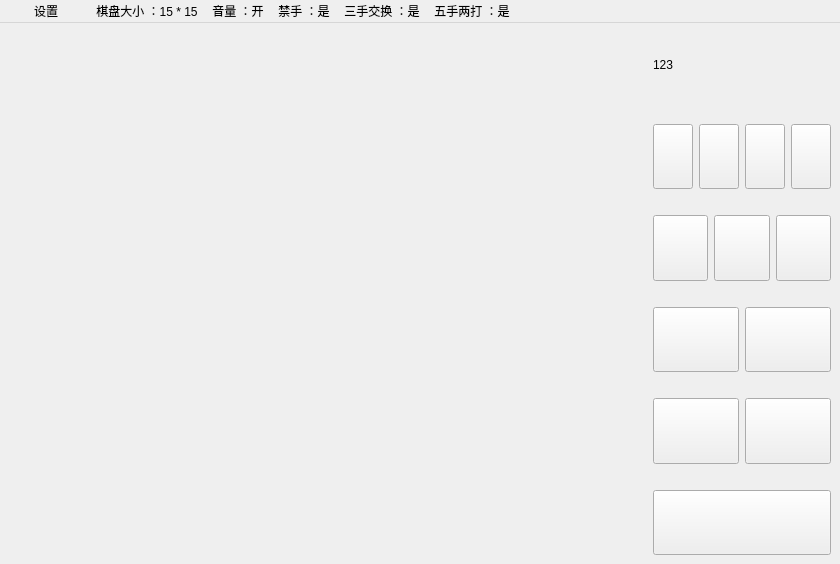
<?xml version="1.0" encoding="UTF-8"?>
<ui version="4.0">
 <class>MainWindow</class>
 <widget class="QMainWindow" name="MainWindow">
  <property name="geometry">
   <rect>
    <x>0</x>
    <y>0</y>
    <width>840</width>
    <height>564</height>
   </rect>
  </property>
  <property name="windowTitle">
   <string>MainWindow</string>
  </property>
  <widget class="QWidget" name="centralwidget">
   <layout class="QGridLayout" name="gridLayout">
    <item row="0" column="0">
     <layout class="QHBoxLayout" name="horizontalLayout_8" stretch="100,25">
      <item>
       <layout class="QVBoxLayout" name="verticalLayout_8" stretch="0">
        <item>
         <layout class="QHBoxLayout" name="horizontalLayout_17">
          <item>
           <widget class="QLabel" name="label">
            <property name="sizePolicy">
             <sizepolicy hsizetype="Expanding" vsizetype="Expanding">
              <horstretch>0</horstretch>
              <verstretch>0</verstretch>
             </sizepolicy>
            </property>
            <property name="midLineWidth">
             <number>0</number>
            </property>
            <property name="text">
             <string/>
            </property>
           </widget>
          </item>
         </layout>
        </item>
       </layout>
      </item>
      <item>
       <layout class="QVBoxLayout" name="verticalLayout_9" stretch="1,0,1,0,1,0,1,0,1,0,1">
        <item>
         <layout class="QHBoxLayout" name="horizontalLayout_19">
          <item>
           <widget class="QLabel" name="lable">
            <property name="sizePolicy">
             <sizepolicy hsizetype="Expanding" vsizetype="Expanding">
              <horstretch>0</horstretch>
              <verstretch>0</verstretch>
             </sizepolicy>
            </property>
            <property name="palette">
             <palette>
              <active>
               <colorrole role="Text">
                <brush brushstyle="SolidPattern">
                 <color alpha="255">
                  <red>255</red>
                  <green>0</green>
                  <blue>0</blue>
                 </color>
                </brush>
               </colorrole>
               <colorrole role="PlaceholderText">
                <brush brushstyle="SolidPattern">
                 <color alpha="128">
                  <red>255</red>
                  <green>0</green>
                  <blue>0</blue>
                 </color>
                </brush>
               </colorrole>
              </active>
              <inactive>
               <colorrole role="Text">
                <brush brushstyle="SolidPattern">
                 <color alpha="255">
                  <red>255</red>
                  <green>0</green>
                  <blue>0</blue>
                 </color>
                </brush>
               </colorrole>
               <colorrole role="PlaceholderText">
                <brush brushstyle="SolidPattern">
                 <color alpha="128">
                  <red>255</red>
                  <green>0</green>
                  <blue>0</blue>
                 </color>
                </brush>
               </colorrole>
              </inactive>
              <disabled>
               <colorrole role="Text">
                <brush brushstyle="SolidPattern">
                 <color alpha="96">
                  <red>164</red>
                  <green>166</green>
                  <blue>168</blue>
                 </color>
                </brush>
               </colorrole>
               <colorrole role="PlaceholderText">
                <brush brushstyle="SolidPattern">
                 <color alpha="128">
                  <red>208</red>
                  <green>208</green>
                  <blue>208</blue>
                 </color>
                </brush>
               </colorrole>
              </disabled>
             </palette>
            </property>
            <property name="text">
             <string>123</string>
            </property>
           </widget>
          </item>
         </layout>
        </item>
        <item>
         <widget class="QLabel" name="label_2">
          <property name="text">
           <string/>
          </property>
         </widget>
        </item>
        <item>
         <layout class="QHBoxLayout" name="horizontalLayout_18">
          <item>
           <widget class="QPushButton" name="aiblack">
            <property name="sizePolicy">
             <sizepolicy hsizetype="Expanding" vsizetype="Expanding">
              <horstretch>0</horstretch>
              <verstretch>0</verstretch>
             </sizepolicy>
            </property>
            <property name="cursor">
             <cursorShape>PointingHandCursor</cursorShape>
            </property>
            <property name="text">
             <string/>
            </property>
            <property name="flat">
             <bool>false</bool>
            </property>
           </widget>
          </item>
          <item>
           <widget class="QPushButton" name="aiwrite">
            <property name="sizePolicy">
             <sizepolicy hsizetype="Expanding" vsizetype="Expanding">
              <horstretch>0</horstretch>
              <verstretch>0</verstretch>
             </sizepolicy>
            </property>
            <property name="cursor">
             <cursorShape>PointingHandCursor</cursorShape>
            </property>
            <property name="text">
             <string/>
            </property>
            <property name="flat">
             <bool>false</bool>
            </property>
           </widget>
          </item>
          <item>
           <widget class="QPushButton" name="shuangren">
            <property name="sizePolicy">
             <sizepolicy hsizetype="Expanding" vsizetype="Ignored">
              <horstretch>0</horstretch>
              <verstretch>0</verstretch>
             </sizepolicy>
            </property>
            <property name="cursor">
             <cursorShape>PointingHandCursor</cursorShape>
            </property>
            <property name="text">
             <string/>
            </property>
            <property name="iconSize">
             <size>
              <width>150</width>
              <height>80</height>
             </size>
            </property>
            <property name="flat">
             <bool>false</bool>
            </property>
           </widget>
          </item>
          <item>
           <widget class="QPushButton" name="AI">
            <property name="sizePolicy">
             <sizepolicy hsizetype="Expanding" vsizetype="Ignored">
              <horstretch>0</horstretch>
              <verstretch>0</verstretch>
             </sizepolicy>
            </property>
            <property name="cursor">
             <cursorShape>PointingHandCursor</cursorShape>
            </property>
            <property name="text">
             <string/>
            </property>
            <property name="flat">
             <bool>false</bool>
            </property>
           </widget>
          </item>
         </layout>
        </item>
        <item>
         <widget class="QLabel" name="label_3">
          <property name="text">
           <string/>
          </property>
         </widget>
        </item>
        <item>
         <layout class="QHBoxLayout" name="horizontalLayout_13" stretch="0,0,0">
          <item>
           <widget class="QPushButton" name="fupan">
            <property name="sizePolicy">
             <sizepolicy hsizetype="Expanding" vsizetype="Ignored">
              <horstretch>0</horstretch>
              <verstretch>0</verstretch>
             </sizepolicy>
            </property>
            <property name="cursor">
             <cursorShape>PointingHandCursor</cursorShape>
            </property>
            <property name="text">
             <string/>
            </property>
            <property name="iconSize">
             <size>
              <width>150</width>
              <height>80</height>
             </size>
            </property>
            <property name="flat">
             <bool>false</bool>
            </property>
           </widget>
          </item>
          <item>
           <widget class="QPushButton" name="tishi">
            <property name="enabled">
             <bool>true</bool>
            </property>
            <property name="sizePolicy">
             <sizepolicy hsizetype="Expanding" vsizetype="Ignored">
              <horstretch>0</horstretch>
              <verstretch>0</verstretch>
             </sizepolicy>
            </property>
            <property name="cursor">
             <cursorShape>PointingHandCursor</cursorShape>
            </property>
            <property name="text">
             <string/>
            </property>
            <property name="iconSize">
             <size>
              <width>150</width>
              <height>80</height>
             </size>
            </property>
            <property name="checkable">
             <bool>false</bool>
            </property>
            <property name="flat">
             <bool>false</bool>
            </property>
           </widget>
          </item>
          <item>
           <widget class="QPushButton" name="before">
            <property name="sizePolicy">
             <sizepolicy hsizetype="Expanding" vsizetype="Expanding">
              <horstretch>0</horstretch>
              <verstretch>0</verstretch>
             </sizepolicy>
            </property>
            <property name="cursor">
             <cursorShape>PointingHandCursor</cursorShape>
            </property>
            <property name="text">
             <string/>
            </property>
            <property name="iconSize">
             <size>
              <width>150</width>
              <height>80</height>
             </size>
            </property>
            <property name="flat">
             <bool>false</bool>
            </property>
           </widget>
          </item>
         </layout>
        </item>
        <item>
         <widget class="QLabel" name="label_4">
          <property name="text">
           <string/>
          </property>
         </widget>
        </item>
        <item>
         <layout class="QHBoxLayout" name="horizontalLayout_21">
          <item>
           <widget class="QPushButton" name="next">
            <property name="sizePolicy">
             <sizepolicy hsizetype="Expanding" vsizetype="Expanding">
              <horstretch>0</horstretch>
              <verstretch>0</verstretch>
             </sizepolicy>
            </property>
            <property name="cursor">
             <cursorShape>PointingHandCursor</cursorShape>
            </property>
            <property name="text">
             <string/>
            </property>
            <property name="iconSize">
             <size>
              <width>150</width>
              <height>80</height>
             </size>
            </property>
            <property name="flat">
             <bool>false</bool>
            </property>
           </widget>
          </item>
          <item>
           <widget class="QPushButton" name="huiqi">
            <property name="sizePolicy">
             <sizepolicy hsizetype="Expanding" vsizetype="Ignored">
              <horstretch>0</horstretch>
              <verstretch>0</verstretch>
             </sizepolicy>
            </property>
            <property name="cursor">
             <cursorShape>PointingHandCursor</cursorShape>
            </property>
            <property name="mouseTracking">
             <bool>false</bool>
            </property>
            <property name="text">
             <string/>
            </property>
            <property name="iconSize">
             <size>
              <width>150</width>
              <height>80</height>
             </size>
            </property>
            <property name="flat">
             <bool>false</bool>
            </property>
           </widget>
          </item>
         </layout>
        </item>
        <item>
         <widget class="QLabel" name="label_5">
          <property name="text">
           <string/>
          </property>
         </widget>
        </item>
        <item>
         <layout class="QHBoxLayout" name="horizontalLayout_5">
          <item>
           <widget class="QPushButton" name="pushButton_2">
            <property name="sizePolicy">
             <sizepolicy hsizetype="Expanding" vsizetype="Ignored">
              <horstretch>0</horstretch>
              <verstretch>0</verstretch>
             </sizepolicy>
            </property>
            <property name="cursor">
             <cursorShape>PointingHandCursor</cursorShape>
            </property>
            <property name="text">
             <string/>
            </property>
            <property name="iconSize">
             <size>
              <width>150</width>
              <height>80</height>
             </size>
            </property>
            <property name="flat">
             <bool>false</bool>
            </property>
           </widget>
          </item>
          <item>
           <widget class="QPushButton" name="exit">
            <property name="sizePolicy">
             <sizepolicy hsizetype="Expanding" vsizetype="Ignored">
              <horstretch>0</horstretch>
              <verstretch>0</verstretch>
             </sizepolicy>
            </property>
            <property name="cursor">
             <cursorShape>PointingHandCursor</cursorShape>
            </property>
            <property name="text">
             <string/>
            </property>
            <property name="iconSize">
             <size>
              <width>150</width>
              <height>80</height>
             </size>
            </property>
            <property name="flat">
             <bool>false</bool>
            </property>
           </widget>
          </item>
         </layout>
        </item>
        <item>
         <widget class="QLabel" name="label_6">
          <property name="text">
           <string/>
          </property>
         </widget>
        </item>
        <item>
         <layout class="QHBoxLayout" name="horizontalLayout_15">
          <item>
           <widget class="QPushButton" name="pushButton">
            <property name="sizePolicy">
             <sizepolicy hsizetype="Minimum" vsizetype="Ignored">
              <horstretch>0</horstretch>
              <verstretch>0</verstretch>
             </sizepolicy>
            </property>
            <property name="cursor">
             <cursorShape>PointingHandCursor</cursorShape>
            </property>
            <property name="text">
             <string/>
            </property>
            <property name="iconSize">
             <size>
              <width>150</width>
              <height>80</height>
             </size>
            </property>
            <property name="flat">
             <bool>false</bool>
            </property>
           </widget>
          </item>
         </layout>
        </item>
       </layout>
      </item>
     </layout>
    </item>
   </layout>
  </widget>
  <widget class="QMenuBar" name="menubar">
   <property name="geometry">
    <rect>
     <x>0</x>
     <y>0</y>
     <width>840</width>
     <height>21</height>
    </rect>
   </property>
   <widget class="QMenu" name="menu">
    <property name="title">
     <string>⁣⁣⁣⁣　⁣⁣⁣⁣　设置⁣⁣⁣⁣　⁣⁣⁣⁣⁣⁣⁣⁣　</string>
    </property>
    <widget class="QMenu" name="menu_2">
     <property name="title">
      <string>禁手</string>
     </property>
     <addaction name="jinshou_shi"/>
     <addaction name="separator"/>
     <addaction name="jinshou_fou"/>
    </widget>
    <widget class="QMenu" name="menu_3">
     <property name="title">
      <string>音量</string>
     </property>
     <addaction name="actionkai"/>
     <addaction name="separator"/>
     <addaction name="actionguan"/>
    </widget>
    <widget class="QMenu" name="menu_4">
     <property name="geometry">
      <rect>
       <x>465</x>
       <y>98</y>
       <width>121</width>
       <height>144</height>
      </rect>
     </property>
     <property name="sizePolicy">
      <sizepolicy hsizetype="Expanding" vsizetype="Expanding">
       <horstretch>0</horstretch>
       <verstretch>0</verstretch>
      </sizepolicy>
     </property>
     <property name="title">
      <string>棋盘大小</string>
     </property>
     <addaction name="action11_11"/>
     <addaction name="separator"/>
     <addaction name="action15_15"/>
     <addaction name="separator"/>
     <addaction name="action19_19"/>
     <addaction name="separator"/>
     <addaction name="action23_23"/>
    </widget>
    <widget class="QMenu" name="menu_5">
     <property name="title">
      <string>三手交换</string>
     </property>
     <addaction name="action_sanshou_shi"/>
     <addaction name="separator"/>
     <addaction name="action_sanshou_fou"/>
    </widget>
    <widget class="QMenu" name="menu_6">
     <property name="title">
      <string>五手两打</string>
     </property>
     <addaction name="action_wushou_shi"/>
     <addaction name="separator"/>
     <addaction name="action_wushou_fou"/>
    </widget>
    <addaction name="menu_4"/>
    <addaction name="separator"/>
    <addaction name="menu_3"/>
    <addaction name="separator"/>
    <addaction name="menu_2"/>
    <addaction name="separator"/>
    <addaction name="menu_5"/>
    <addaction name="separator"/>
    <addaction name="menu_6"/>
    <addaction name="separator"/>
    <addaction name="actionA"/>
   </widget>
   <widget class="QMenu" name="menu_7">
    <property name="sizePolicy">
     <sizepolicy hsizetype="Expanding" vsizetype="Expanding">
      <horstretch>0</horstretch>
      <verstretch>0</verstretch>
     </sizepolicy>
    </property>
    <property name="title">
     <string>棋盘大小 ：15 * 15</string>
    </property>
   </widget>
   <widget class="QMenu" name="menu_8">
    <property name="sizePolicy">
     <sizepolicy hsizetype="Expanding" vsizetype="Expanding">
      <horstretch>0</horstretch>
      <verstretch>0</verstretch>
     </sizepolicy>
    </property>
    <property name="title">
     <string>音量 ：开</string>
    </property>
   </widget>
   <widget class="QMenu" name="menu_9">
    <property name="sizePolicy">
     <sizepolicy hsizetype="Expanding" vsizetype="Expanding">
      <horstretch>0</horstretch>
      <verstretch>0</verstretch>
     </sizepolicy>
    </property>
    <property name="title">
     <string>禁手 ：是</string>
    </property>
   </widget>
   <widget class="QMenu" name="menu_10">
    <property name="sizePolicy">
     <sizepolicy hsizetype="Expanding" vsizetype="Expanding">
      <horstretch>0</horstretch>
      <verstretch>0</verstretch>
     </sizepolicy>
    </property>
    <property name="title">
     <string>三手交换 ：是</string>
    </property>
   </widget>
   <widget class="QMenu" name="menu_11">
    <property name="sizePolicy">
     <sizepolicy hsizetype="Expanding" vsizetype="Expanding">
      <horstretch>0</horstretch>
      <verstretch>0</verstretch>
     </sizepolicy>
    </property>
    <property name="title">
     <string>五手两打 ：是</string>
    </property>
   </widget>
   <addaction name="menu"/>
   <addaction name="menu_7"/>
   <addaction name="menu_8"/>
   <addaction name="menu_9"/>
   <addaction name="menu_10"/>
   <addaction name="menu_11"/>
  </widget>
  <action name="jinshou_shi">
   <property name="text">
    <string>是</string>
   </property>
   <property name="toolTip">
    <string>禁手是</string>
   </property>
  </action>
  <action name="jinshou_fou">
   <property name="text">
    <string>否</string>
   </property>
   <property name="toolTip">
    <string>禁手否</string>
   </property>
  </action>
  <action name="actionkai">
   <property name="text">
    <string>开</string>
   </property>
   <property name="toolTip">
    <string>音量开</string>
   </property>
  </action>
  <action name="actionguan">
   <property name="text">
    <string>关</string>
   </property>
   <property name="toolTip">
    <string>音量关</string>
   </property>
  </action>
  <action name="action11_11">
   <property name="text">
    <string>11 * 11</string>
   </property>
  </action>
  <action name="action15_15">
   <property name="text">
    <string>15 * 15</string>
   </property>
  </action>
  <action name="action23_23">
   <property name="text">
    <string>23 * 23</string>
   </property>
  </action>
  <action name="action19_19">
   <property name="text">
    <string>19 * 19</string>
   </property>
  </action>
  <action name="action_sanshou_shi">
   <property name="text">
    <string>是</string>
   </property>
   <property name="toolTip">
    <string>三手是</string>
   </property>
  </action>
  <action name="action_sanshou_fou">
   <property name="text">
    <string>否</string>
   </property>
   <property name="toolTip">
    <string>三手否</string>
   </property>
  </action>
  <action name="action_wushou_shi">
   <property name="text">
    <string>是</string>
   </property>
   <property name="toolTip">
    <string>五手是</string>
   </property>
  </action>
  <action name="action_wushou_fou">
   <property name="text">
    <string>否</string>
   </property>
   <property name="toolTip">
    <string>五手否</string>
   </property>
  </action>
  <action name="actionA">
   <property name="text">
    <string>A</string>
   </property>
  </action>
 </widget>
 <resources/>
 <connections/>
</ui>
